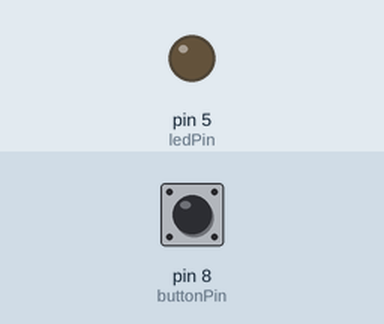
This sketch was run on a simulated Arduino Uno, built with avr-gcc and run on an emulated ATmega328P. Shown: output pins drawn as LEDs (lit = HIGH). Dashed ring = blinking. The test bench sets the inputs (shaded band); at power-on: pin 8 (buttonPin) LOW. No radio packets arrive unless stated; what the sketch prints to the serial monitor is not drawn.

Above: at 1.2 s.
1.3 s: pin 8 (buttonPin) pulled HIGH for 1 s
At 1.78 s:
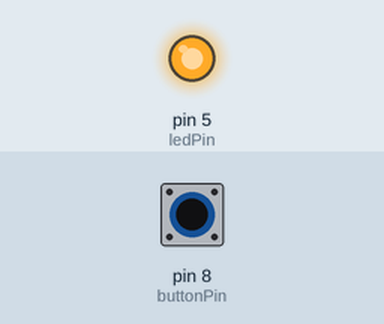
4.3 s: pin 8 (buttonPin) pulled HIGH for 0.15 s
At 4.8 s:
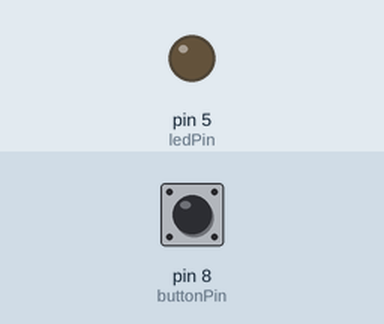
5.9 s: pin 8 (buttonPin) pulled HIGH for 3.2 s
At 6.38 s:
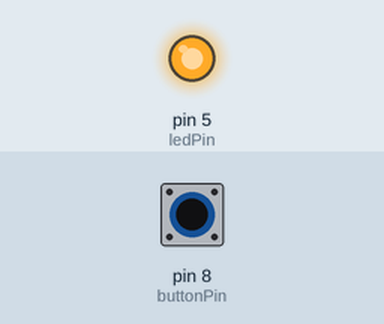
10.6 s: pin 8 (buttonPin) driven HIGH
At 10.75 s:
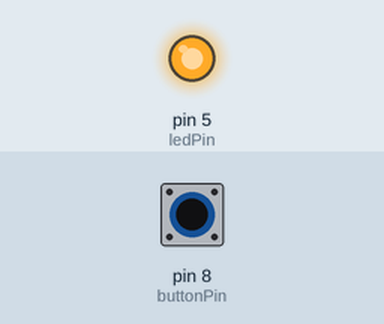
13.6 s: pin 8 (buttonPin) driven LOW
At 14.8 s:
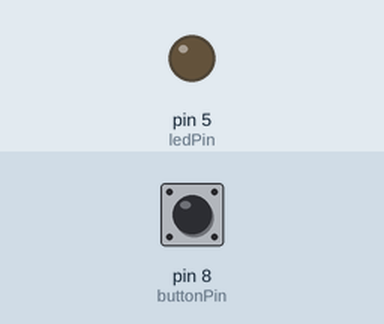
15.1 s: pin 8 (buttonPin) pulsed HIGH 2 times (0.12 s each, 0.3 s apart)
At 15.16 s:
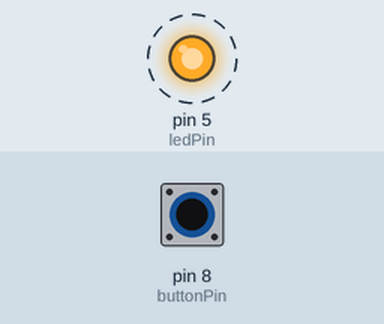
Timing chart, 0 to 18.1 s (numbered marks = the images above; inputs shaded):
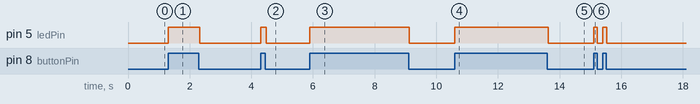

Measured:
- after the input at 1.3 s, pin 5 (ledPin): LOW → HIGH at once, → LOW 1.0 s later
- after the input at 4.3 s, pin 5 (ledPin): LOW → HIGH at once, → LOW 0.18 s later
- after the input at 5.9 s, pin 5 (ledPin): LOW → HIGH at once, → LOW 3.2 s later
- after the input at 10.6 s, pin 5 (ledPin): LOW → HIGH at once
- after the input at 13.6 s, pin 5 (ledPin): HIGH → LOW at once
- after the input at 15.1 s, pin 5 (ledPin): alternates HIGH for 0.12 s and LOW for 0.18 s, 4 changes in all, then stays LOW, starting at once

The sketch:

TransmitArray.ino
```cpp
// RF LINK TRANSMITTER CODE
#include <VirtualWire.h>

const int buttonPin = 8;
const int ledPin = 5;
const int txPin = 2;

void setup()
{
  Serial.begin(9600);	  // Debugging only
  Serial.println("Initialize RF Link Tx Code");

  // Initialise the IO and ISR
  vw_set_ptt_inverted(true); // Required for DR3100
  vw_setup(2000);	    // Bits per sec
  vw_set_tx_pin(txPin);         //Pin 3 is connected to "Digital Output" of transmitter

  //Set pins as input for buttons
  pinMode(buttonPin, INPUT);

  //Set pin for LED as status indicator
  pinMode(ledPin, OUTPUT);
}

void loop()
{
  char senseMsg[4];
  int senseData = 255;
  itoa(senseData,senseMsg,10);
  signed int msg[4] = {-125,256,1,0};

  if(digitalRead(buttonPin) == HIGH) {
    digitalWrite(ledPin, true);  //Flash status LED to show transmitting
    tx_debug(msg); //output message to serial monitor for debugging.
    vw_send((uint8_t *)msg, 8);//send message
    vw_wait_tx(); // Wait until the whole message is gone
    digitalWrite(ledPin, false); //Turn off status LED
  }
}

void tx_debug(int *temp_num){
  //output to serial monitor to indicate which button pressed
  Serial.print("Button was pressed, sending msg = ");
  uint8_t *temp_msg = (uint8_t *)temp_num;
  for (int i=0; i<4; i++) {
    Serial.print(temp_msg[i]);
  }
}
```
